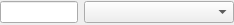
<?xml version="1.0" encoding="UTF-8"?>
<ui version="4.0">
 <class>CustomEditor</class>
 <widget class="QWidget" name="CustomEditor">
  <property name="geometry">
   <rect>
    <x>0</x>
    <y>0</y>
    <width>234</width>
    <height>25</height>
   </rect>
  </property>
  <property name="windowTitle">
   <string>Form</string>
  </property>
  <layout class="QHBoxLayout" name="horizontalLayout">
   <property name="margin">
    <number>0</number>
   </property>
   <item>
    <widget class="QLineEdit" name="m_codigo">
     <property name="maximumSize">
      <size>
       <width>80</width>
       <height>16777215</height>
      </size>
     </property>
    </widget>
   </item>
   <item>
    <widget class="QComboBox" name="m_descripcion">
     <property name="sizePolicy">
      <sizepolicy hsizetype="Expanding" vsizetype="Fixed">
       <horstretch>0</horstretch>
       <verstretch>0</verstretch>
      </sizepolicy>
     </property>
     <property name="minimumSize">
      <size>
       <width>150</width>
       <height>0</height>
      </size>
     </property>
    </widget>
   </item>
  </layout>
 </widget>
 <resources/>
 <connections/>
</ui>
